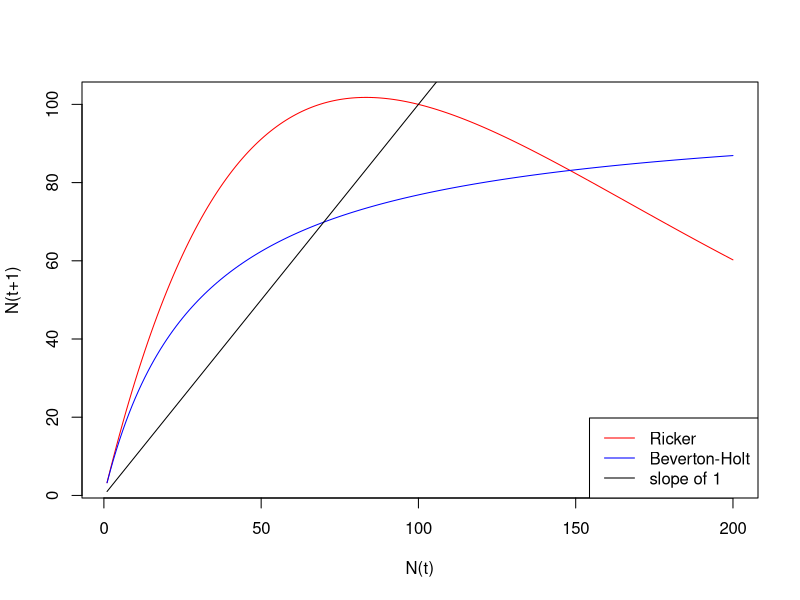

This chart was generated by the following R code:
## ---- chunk 1
RickRoll <- function(nt, r, k){
  n1 <- nt*exp(r*(1-nt/k)) # Ricker equation
  return(n1) # return the next value after N(t)
}
## ---- chunk 2
BevMo <- function(nt, r, k){
  n1 <- (exp(r)*nt)/(1+exp(r)*nt/k) # Beverton-Holt equation
  return(n1) # return the next value after N(t)
}
## ---- chunk 3
nt <- 1:200 # range of N(t) values (going above the carrying capacity)
r <- 1.2 # growth rate
k <- 100 # carrying capacity
## ---- chunk 4
rick <- RickRoll(nt,r,k)
bev <- BevMo(nt,r,k)
## ---- chunk 5
plot(nt, rick, type="l", col="red", xlab="N(t)", ylab="N(t+1)") # generate plot and Ricker curve
lines(nt, bev, col="blue") # add the Beverton-Holt curve
lines(nt,nt, col="black") # add a line with slope=1
legend("bottomright", legend=c("Ricker", "Beverton-Holt", "slope of 1"), col=c("red","blue", "black"), lty = c(1,1,1)) # add a legend for all three lines
